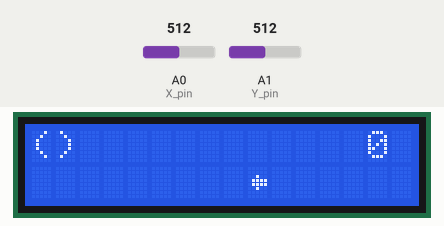
A sketch run on a simulated Arduino Uno, built with avr-gcc and run on an emulated ATmega328P. Parts: 16×2 character LCD. The test bench sets the inputs (shaded band); at power-on: A0 (X_pin) = 512, A1 (Y_pin) = 512. Random numbers use the default seed unless the sketch sets one.

Above: at 1.2 s.
1.3 s: A0 (X_pin) set to 536
2.8 s: A0 (X_pin) set to 563
At 4.97 s:
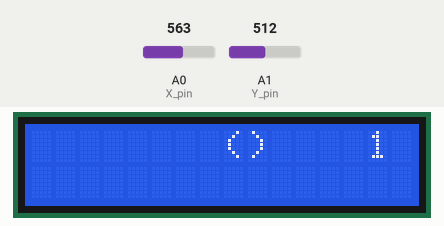
At 6.5 s:
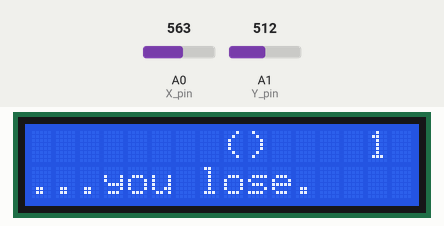
Timing chart, 0 to 8.0 s (numbered marks = the images above; inputs shaded):
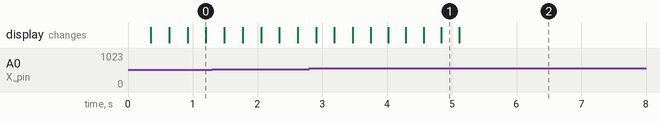

The sketch:

control_joystick_LCD_GAME.ino
```cpp
#include <LiquidCrystal.h>
LiquidCrystal lcd(12, 11, 5, 4, 3, 2);

// Arduino pin numbers
const int SW_pin = 8; // digital pin connected to switch output
const int X_pin = 0; // analog pin connected to X output
const int Y_pin = 1; // analog pin connected to Y output

int currentX = 0;
int currentY = 0;

int enemyX = 13;
int enemyY = 1;

int loopCount = 1;
int gameSpeed = 280;
int ticksPerIncrement = 14;
int winningGameSpeed = 9;

byte level0Enemy[] = {
  B00000,
  B00000,
  B00100,
  B01111,
  B01111,
  B00100,
  B00000,
  B00000
};

byte level1Enemy[] = {
  B00000,
  B00000,
  B11100,
  B10011,
  B01001,
  B10011,
  B11100,
  B00000
};

byte level2Enemy[] = {
  B00001,
  B01100,
  B10000,
  B11111,
  B11111,
  B10000,
  B01100,
  B00001
};


byte level3Enemy[] = {
  B01110,
  B10000,
  B11111,
  B11111,
  B11111,
  B11111,
  B10000,
  B01110
};

void setup() {
  lcd.begin(16, 2); // set up the LCD's number of columns and rows:
  Serial.begin(9600); // Starts the serial communication
  randomSeed(analogRead(4)); // seed the random number with an empty pin?
  lcd.createChar(0, level0Enemy);
  lcd.createChar(1, level1Enemy);
  lcd.createChar(2, level2Enemy);
  lcd.createChar(3, level3Enemy);
}

void loop() {
  //  Serial.print(digitalRead(SW_pin));

  // Prints the distance on the Serial Monitor
  lcd.clear();

  if (didntRunIntoEnemy(currentX, currentY, enemyX, enemyY)) {
    // MOVE ENEMY
    enemyX -= 1;
    // reset enemy after dead
    if(enemyX < 0) {
      enemyX = 13;
      enemyY = random(0,2);
    }

    // MOVE PLAYER
    int x_read = analogRead(X_pin);
    int y_read = analogRead(Y_pin);
    // --right
    if (x_read > 550 && currentX < 12) { currentX += 1; }
    // --left
    if (x_read < 450 && currentX > 0) { currentX -= 1; }
    // --up
    if (y_read < 450 && currentY > 0) { currentY -= 1; }
    // --down
    if (y_read > 550 && currentY < 1) { currentY += 1; }

    loopCount += 1;

    if (loopCount % ticksPerIncrement == 0) {
      if(gameSpeed > 180) {
        gameSpeed -= 10;
      } else if (gameSpeed > 110) {
        gameSpeed -= 7;
      } else if (gameSpeed > 50) {
        gameSpeed -= 5;
      } else if (gameSpeed > 30) {
        gameSpeed -= 4;
      }
    }
  } else {
    printYouLose();
  }

  if(gameSpeed > winningGameSpeed) {
    printEnemy(enemyX, enemyY);
    printPlayer(currentX, currentY);
    printScore(loopCount);
  } else {
    printWinner();
  }

  delay(gameSpeed);
}

bool didntRunIntoEnemy(int currentX, int currentY, int enemyX, int enemyY) {
  if (
    currentY == enemyY &&
    ( currentX == enemyX ||
      currentX + 1 == enemyX ||
      currentX + 2 == enemyX)
  ) {
    return false;
  } else {
    return true;
  }
}

void printEnemy(int enemyX, int enemyY) {
  lcd.setCursor(enemyX, enemyY);
  int score = (int) (loopCount / ticksPerIncrement);
  if (score <= 9) {
    lcd.write(byte(0));
  } else if (score > 9 && score <= 19) {
    lcd.write(byte(1));
  } else if (score > 19 && score <= 29) {
    lcd.write(byte(2));
  } else if (score > 29) {
    lcd.write(byte(3));
  }

}

void printPlayer(int currentX, int currentY) {
  lcd.setCursor(currentX, currentY);
  lcd.print("()");
}

void printScore(int loopCount) {
  int score = (int) (loopCount / ticksPerIncrement);
  lcd.setCursor(14, 0);
  lcd.print(score);
}

void printWinner() {
  lcd.setCursor(3, 0);
  lcd.print("You Won!");
}

void printYouLose() {
  if(currentY == 0) {
    lcd.setCursor(0, 1);
  } else {
    lcd.setCursor(0, 0);
  }
  lcd.print("...you lose.");
}
```

Measured:
- the behaviour switches between 550 and 551 on A0 (X_pin) (found by bisection; images 0 and 1)
